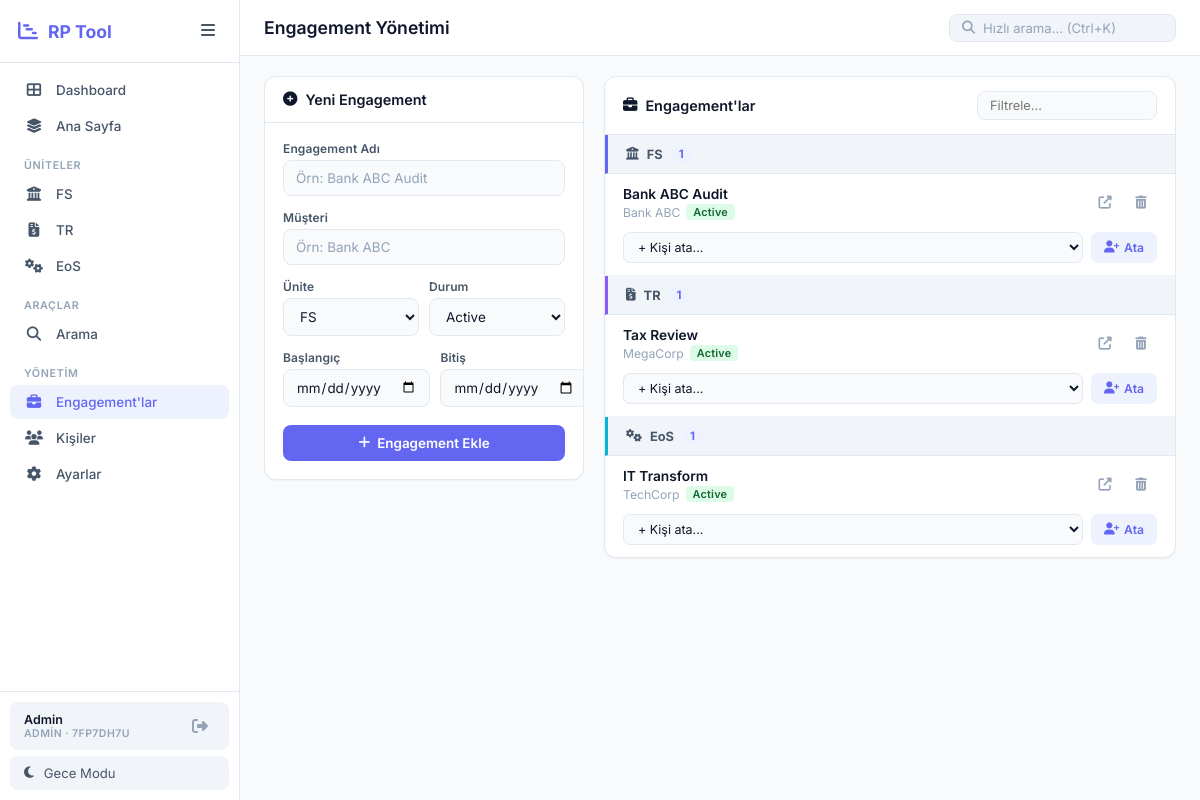
The app's page /manage/engagements (signed in) with its own data.
### models.py (models this page shows, shortened)
class Unit(db.Model):
    __tablename__ = 'units'
    id = db.Column(db.Integer, primary_key=True)
    workspace_id = db.Column(db.Integer, db.ForeignKey('workspaces.id'), nullable=False)
    short_name = db.Column(db.String(20), nullable=False)
    long_name = db.Column(db.String(200), nullable=False)
    icon = db.Column(db.String(50), default='fas fa-folder')
    color = db.Column(db.String(20), default='#6366f1')
    sort_order = db.Column(db.Integer, default=0)
    is_active = db.Column(db.Boolean, default=True)
    created_at = db.Column(db.DateTime, default=datetime.utcnow)
    __table_args__ = (
        db.UniqueConstraint('workspace_id', 'short_name', name='unique_ws_unit'),
    )

class User(UserMixin, db.Model):
    __tablename__ = 'users'
    id = db.Column(db.Integer, primary_key=True)
    username = db.Column(db.String(100), unique=True, nullable=False)
    password = db.Column(db.String(200), nullable=False)
    display_name = db.Column(db.String(100), nullable=False)
    email = db.Column(db.String(200), nullable=True)
    role = db.Column(db.String(20), default='user')
    workspace_id = db.Column(db.Integer, db.ForeignKey('workspaces.id'), nullable=False)
    last_login = db.Column(db.DateTime, nullable=True)
    created_at = db.Column(db.DateTime, default=datetime.utcnow)
    def is_admin(self):
        return self.role == 'admin'

class Workspace(db.Model):
    __tablename__ = 'workspaces'
    id = db.Column(db.Integer, primary_key=True)
    name = db.Column(db.String(200), nullable=False)
    code = db.Column(db.String(10), unique=True, nullable=False)
    created_at = db.Column(db.DateTime, default=datetime.utcnow)
    users = db.relationship('User', backref='workspace', lazy=True)
    units = db.relationship('Unit', backref='workspace', lazy=True, cascade='all, delete-orphan')
    titles = db.relationship('Title', backref='workspace', lazy=True, cascade='all, delete-orphan')
    persons = db.relationship('Person', backref='workspace', lazy=True, cascade='all, delete-orphan')
    engagements = db.relationship('Engagement', backref='workspace', lazy=True, cascade='all, delete-orphan')
    settings = db.relationship('AppSettings', backref='workspace', lazy=True, cascade='all, delete-orphan')

class Engagement(db.Model):
    __tablename__ = 'engagements'
    id = db.Column(db.Integer, primary_key=True)
    workspace_id = db.Column(db.Integer, db.ForeignKey('workspaces.id'), nullable=False)
    name = db.Column(db.String(200), nullable=False)
    client = db.Column(db.String(200), nullable=True)
    category = db.Column(db.String(50), nullable=False, default='FS')
    status = db.Column(db.String(50), default='Active')
    start_date = db.Column(db.Date, nullable=True)
    end_date = db.Column(db.Date, nullable=True)
    created_at = db.Column(db.DateTime, default=datetime.utcnow)
    bookings = db.relationship('Booking', backref='engagement', lazy=True, cascade='all, delete-orphan')

### app.py (the view)
@app.route('/manage/engagements')
@login_required
def manage_engagements():
    if not current_user.is_admin(): return redirect(url_for('merge'))
    units = get_active_units()
    ebu = {u.short_name: Engagement.query.filter_by(workspace_id=ws_id(), category=u.short_name).order_by(Engagement.name).all() for u in units}
    persons = Person.query.filter_by(workspace_id=ws_id(), is_active=True).order_by(Person.name).all()
    return render_template('manage_engagements.html', units=units, engagements_by_unit=ebu, persons=persons)

### app.py (called while the page is built)
@login_manager.user_loader
def load_user(user_id):
    return db.session.get(User, int(user_id))

def ws_id():
    return current_user.workspace_id

def get_active_units():
    if not current_user.is_authenticated:
        return []
    return Unit.query.filter_by(workspace_id=ws_id(), is_active=True).order_by(Unit.sort_order, Unit.short_name).all()

def get_active_titles():
    if not current_user.is_authenticated:
        return []
    return Title.query.filter_by(workspace_id=ws_id(), is_active=True).order_by(Title.sort_order, Title.name).all()

def get_demand_page_name():
    if not current_user.is_authenticated:
        return 'Ana Sayfa'
    name = AppSettings.get(ws_id(), 'demand_page_name', '')
    return name if name else 'Ana Sayfa'

@app.context_processor
def utility_processor():
    try:
        units = get_active_units()
        dpn = get_demand_page_name()
        titles = get_active_titles()
        ws_code = current_user.workspace.code if current_user.is_authenticated else ''
        ws_name = current_user.workspace.name if current_user.is_authenticated else ''
    except Exception:
        units, titles = [], []
        dpn = 'CA Demand'
        ws_code, ws_name = '', ''
    return {
        'get_week_label': get_week_label,
        'get_month_label': get_month_label,
        'active_units': units,
        'active_titles': titles,
        'demand_page_name': dpn,
        'ws_code': ws_code,
        'ws_name': ws_name,
    }

### models.py (called while the page is built)
    @staticmethod
    def get(workspace_id, key, default=''):
        s = AppSettings.query.filter_by(workspace_id=workspace_id, key=key).first()
        return s.value if s else default

### templates/manage_engagements.html (shortened to what this page needs)
{% extends "base.html" %}
{% block page_title %}Engagement Yönetimi{% endblock %}
{% block content %}
<div class="manage-layout">
    <div class="manage-form-panel">
        <div class="panel-title"><i class="fas fa-plus-circle"></i> Yeni Engagement</div>
        <form id="add-engagement-form" class="manage-form">
            <div class="field">
                <label>Engagement Adı</label>
                <input type="text" id="eng-name" required placeholder="Örn: Bank ABC Audit">
            </div>
            <div class="field">
                <label>Müşteri</label>
                <input type="text" id="eng-client" placeholder="Örn: Bank ABC">
            </div>
            <div class="field-row">
                <div class="field">
                    <label>Ünite</label>
                    <select id="eng-category">
                        {% for u in units %}<option value="{{ u.short_name }}">{{ u.short_name }}</option>{% endfor %}
                    </select>
                </div>
                <div class="field">
                    <label>Durum</label>
                    <select id="eng-status">
                        <option value="Active">Active</option>
                    </select>
                </div>
            </div>
            <div class="field-row">
                <div class="field"><label>Başlangıç</label><input type="date" id="eng-start"></div>
                <div class="field"><label>Bitiş</label><input type="date" id="eng-end"></div>
            </div>
            <button type="submit" class="submit-btn"><i class="fas fa-plus"></i> Engagement Ekle</button>
        </form>
    </div>
    <div class="manage-list-panel">
        <div class="panel-header">
            <div class="panel-title"><i class="fas fa-briefcase"></i> Engagement'lar</div>
            <input type="text" class="panel-filter" placeholder="Filtrele..." oninput="filterManageList(this.value, 'eng-list')">
        </div>
        <div class="manage-list" id="eng-list">
            {% for unit in units %}
            <div class="unit-group-header" style="border-left: 3px solid {{ unit.color }};">
                <i class="{{ unit.icon }}"></i> {{ unit.short_name }}
                <span class="count-badge">{{ engagements_by_unit[unit.short_name]|length }}</span>
            </div>
            {% for eng in engagements_by_unit[unit.short_name] %}
            <div class="manage-item" id="eng-item-{{ eng.id }}">
                <div class="manage-item-main">
                    <div class="manage-item-info">
                        <div class="manage-item-name">{{ eng.name }}</div>
                        <div class="manage-item-meta">
                            {{ eng.client or '—' }}
                            <span class="tag tag-status-{{ eng.status|lower }}">{{ eng.status }}</span>
                        </div>
                    </div>
                    <div class="manage-item-actions">
                        <a href="{{ url_for('engagement_detail', engagement_id=eng.id) }}" class="action-btn" title="Detay"><i class="fas fa-external-link-alt"></i></a>
                        <button class="action-btn action-delete" onclick="deleteEngagement({{ eng.id }})"><i class="fas fa-trash-alt"></i></button>
                    </div>
                </div>
                <div class="manage-item-assign">
                    <select id="person-select-{{ eng.id }}" class="assign-select">
                        <option value="">+ Kişi ata...</option>
                    </select>
                    <button class="assign-btn" onclick="addPersonToEngagement({{ eng.id }})"><i class="fas fa-user-plus"></i> Ata</button>
                </div>
            </div>
            {% endfor %}
            {% endfor %}
        </div>
    </div>
</div>
{% endblock %}

### templates/base.html (shortened to what this page needs)
<!DOCTYPE html>
<html lang="tr" data-theme="light">
<head>
    <link rel="stylesheet" href="{{ url_for('static', filename='css/style.css') }}">
    <link rel="stylesheet" href="https://cdnjs.cloudflare.com/ajax/libs/font-awesome/6.5.0/css/all.min.css">
</head>
<body>
    <aside class="sidebar" id="sidebar">
        <div class="sidebar-header">
            <div class="logo">
                <i class="fas fa-chart-gantt"></i>
                <span>RP Tool</span>
            </div>
            <button class="sidebar-toggle" onclick="toggleSidebar()">
                <i class="fas fa-bars"></i>
            </button>
        </div>
        <nav class="sidebar-nav">
            <a href="{{ url_for('dashboard') }}" class="nav-item {% if request.endpoint == 'dashboard' %}active{% endif %}">
                <i class="fas fa-th-large"></i>
                <span>Dashboard</span>
            </a>
            <a href="{{ url_for('merge') }}" class="nav-item {% if request.endpoint == 'merge' %}active{% endif %}">
                <i class="fas fa-layer-group"></i>
                <span>{{ demand_page_name }}</span>
            </a>
            {% if active_units %}
            <div class="nav-divider">Üniteler</div>
            {% for unit in active_units %}
            <a href="{{ url_for('unit_view', short_name=unit.short_name) }}"
               class="nav-item {% if request.endpoint == 'unit_view' and request.view_args.get('short_name') == unit.short_name %}active{% endif %}">
                <i class="{{ unit.icon }}"></i>
                <span>{{ unit.short_name }}</span>
            </a>
            {% endfor %}
            {% endif %}
            <div class="nav-divider">Araçlar</div>
            <a href="{{ url_for('search') }}" class="nav-item {% if request.endpoint == 'search' %}active{% endif %}">
                <i class="fas fa-search"></i>
                <span>Arama</span>
            </a>
            {% if current_user.is_admin() %}
            <div class="nav-divider">Yönetim</div>
            <a href="{{ url_for('manage_engagements') }}" class="nav-item {% if request.endpoint == 'manage_engagements' %}active{% endif %}">
                <i class="fas fa-briefcase"></i>
                <span>Engagement'lar</span>
            </a>
            <a href="{{ url_for('manage_people') }}" class="nav-item {% if request.endpoint == 'manage_people' %}active{% endif %}">
                <i class="fas fa-users"></i>
                <span>Kişiler</span>
            </a>
            <a href="{{ url_for('admin_settings') }}" class="nav-item {% if request.endpoint == 'admin_settings' %}active{% endif %}">
                <i class="fas fa-gear"></i>
                <span>Ayarlar</span>
            </a>
            {% endif %}
        </nav>
        <div class="sidebar-footer">
            <div class="sidebar-user">
                <div class="sidebar-user-info">
                    <span class="sidebar-user-name">{{ current_user.display_name }}</span>
                    <span class="sidebar-user-role">{{ 'Admin' if current_user.is_admin() else 'User' }} · {{ ws_code }}</span>
                </div>
                <a href="{{ url_for('logout') }}" class="sidebar-logout" title="Çıkış">
                    <i class="fas fa-sign-out-alt"></i>
                </a>
            </div>
            <button class="theme-toggle" onclick="toggleTheme()">
                <i class="fas fa-moon" id="theme-icon"></i>
                <span id="theme-text">Gece Modu</span>
            </button>
        </div>
    </aside>
    <main class="main-content" id="main-content">
        <header class="top-bar">
            <div class="top-bar-left">
                <h1 class="page-title">{% block page_title %}Resource Planner{% endblock %}</h1>
            </div>
            <div class="top-bar-right">
                <div class="search-box-mini">
                    <i class="fas fa-search"></i>
                    <input type="text" placeholder="Hızlı arama... (Ctrl+K)" id="quick-search"
                           onkeydown="if(event.key==='Enter') window.location.href='/search?q='+this.value">
                </div>
            </div>
        </header>
        <div class="content-area">
            {% block content %}{% endblock %}
        </div>
    </main>
</body>
</html>

### records on screen
Unit: short_name "FS", engagements_by_unit "1"
Unit: short_name "TR", engagements_by_unit "1"
Unit: short_name "EoS", engagements_by_unit "1"
User: display_name "Admin", role "ADMIN"
Workspace: code "7FP7DH7U"
Engagement: name "Bank ABC Audit", client "Bank ABC", status "Active"
Engagement: name "Tax Review", client "MegaCorp", status "Active"
Engagement: name "IT Transform", client "TechCorp", status "Active"

### other values on screen
{{ demand_page_name }} "Ana Sayfa"
form field value "FS"
